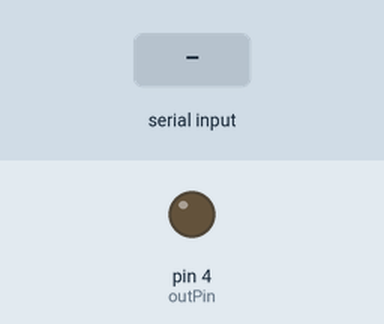
A sketch run on a simulated Arduino Uno, built with avr-gcc and run on an emulated ATmega328P. On the bench: output pins drawn as LEDs (lit = HIGH). Inputs (shaded band) come from the test bench. What the sketch prints to the serial monitor is not drawn.

Above: at 1.2 s.
1.3 s: "1" received over Serial
At 1.9 s:
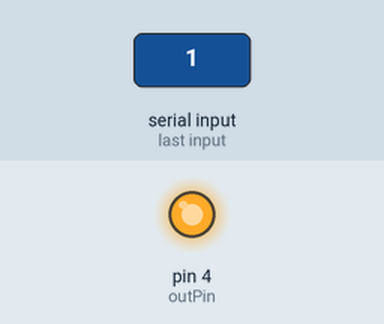
2.8 s: "0" received over Serial
At 3.1 s:
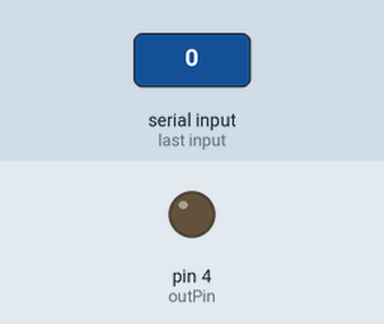
Timing chart, 0 to 5.8 s (numbered marks = the images above; inputs shaded):
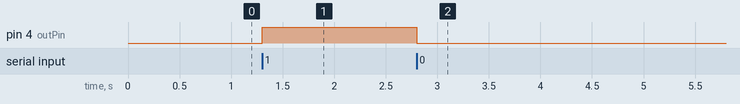

Measured:
- after the input at 1.3 s, pin 4 (outPin): LOW → HIGH at once
- after the input at 2.8 s, pin 4 (outPin): HIGH → LOW at once

The sketch:

lifeForce-0000-6-01.ino
```cpp
/**
 * Testing digital reading between D4 and GND (ground) pins on board.
 *
 * References:
 *
 * How to Measure Voltage with a Digital Multimeter
 * https://www.youtube.com/watch?v=QQWy3_rE5JY
 *
 * Source:
 * Programming Ardunino: Getting Started with Sketches
 * Chapter 6 - Input and Output
 * p.85 - 89
 *
 * Sketch 6-01
 */

 int outPin = 4;

 void setup()
 {
   pinMode(outPin, OUTPUT);
   Serial.begin(9600);
   Serial.println("Enter 1 or 0");
 }

 void loop()
 {
   if (Serial.available() > 0)
   {
     char ch = Serial.read();
     if (ch == '1')
     {
       digitalWrite(outPin, HIGH);
     }
     else if (ch == '0')
     {
       digitalWrite(outPin, LOW);
     }
   }
 }
 
```
